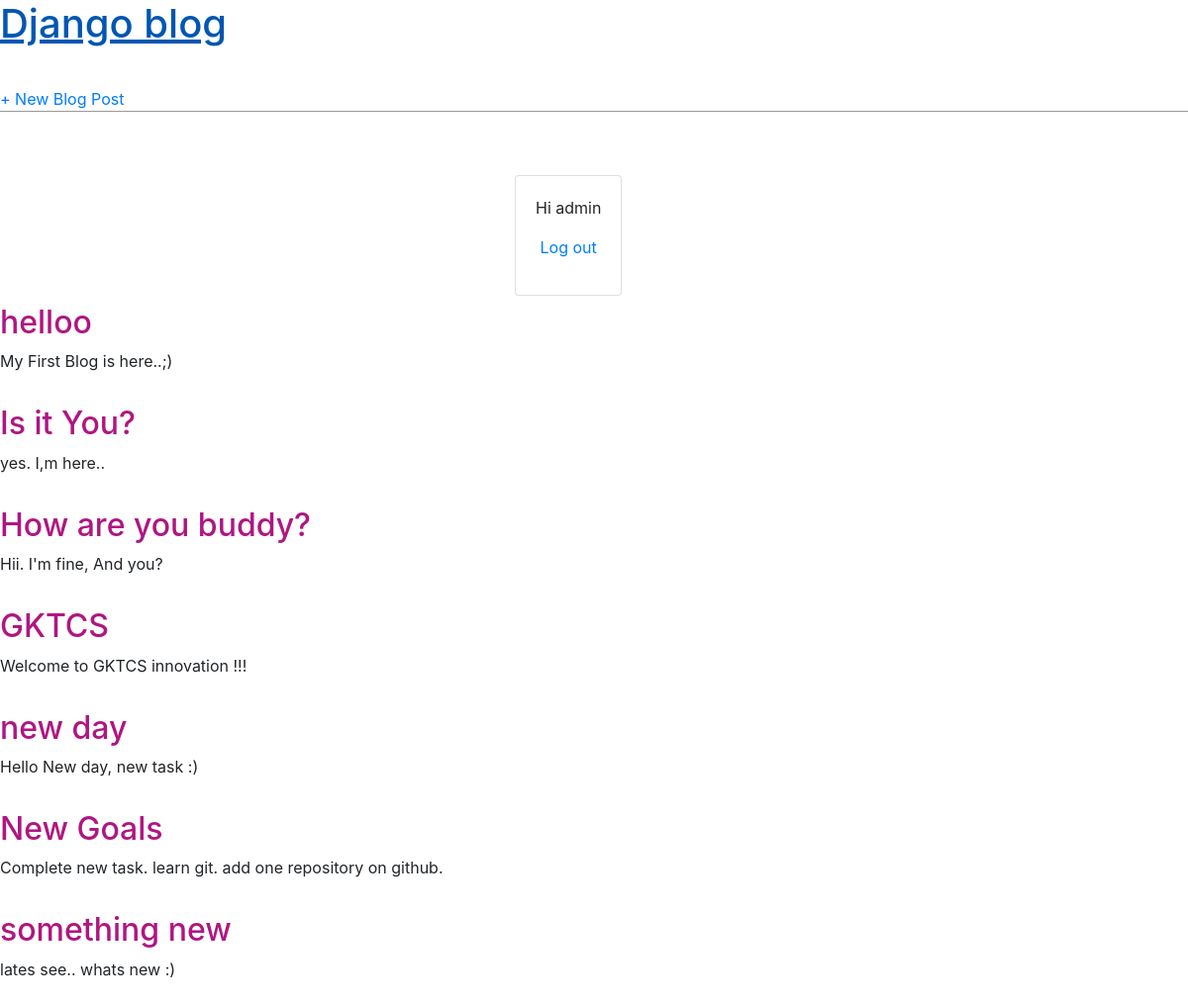
The app's page / (signed in) with its own data.
### blog/models.py (models this page shows, shortened)
class Post(models.Model):
    title = models.CharField(max_length=200)
    author = models.ForeignKey(
        'auth.User',
        on_delete=models.CASCADE,
    )
    body = models.TextField()

### blog/views.py (the view)
# urls.py: path('', BlogListView.as_view(), name='home'),
class BlogListView(ListView):
    model = Post
    template_name = 'home.html'

### template/home.html
{% extends 'base.html' %}
{% block content %}
{% if user.is_authenticated %}
{% for post in object_list %}
    <div class="post-entry">
        <h2><a href="{% url 'post_detail' post.pk %}">{{ post.title }}</a></h2>
        <p>{{ post.body }}</p>
    </div>
    {% endfor %}
{% else %}
    <p><h2> No Blogs Available..</h2></p>
{% endif %}
{% endblock content %}

### template/base.html (shortened to what this page needs)
{% load static %}
<html>
    <head>
        <link href="{% static 'css/base.css' %}" rel="stylesheet">
    </head>
    <body>
        <div>
            <header>
                <div class="nav-left">
                    <h1><a href="{% url 'home' %}">Django blog</a></h1>
                </div>
                <div class="nav-right">
                    <a href="{% url 'post_new' %}">+ New Blog Post</a>
                </div>
            </header>
            {% if user.is_authenticated %}
            <div class=" container ">
                <div class="row">
                    <div class="col-md-2 m-auto nav-right">
                        <div class="card text-center">
                            <div class="card-body">
                                <p>Hi {{ user.username }}</p>
                                <p><a href="{% url 'logout' %}">Log out</a></p>
                            </div>
                        </div>
                    </div>
                </div>
            </div>
            {% endif %}
            {% block content %}
            {% endblock content %}
        </div>
        <link rel="stylesheet" href="https://maxcdn.bootstrapcdn.com/bootstrap/4.4.1/css/bootstrap.min.css">
    </body>
</html>

### static/css/base.css (style rules this page uses)
header h1 a { color: rgb(192, 207, 56); }
body { font-family: 'Source Sans Pro', sans-serif; font-size: px; }
header { border-bottom: 1px solid #999; margin-bottom: 2rem; display: flex; }
header h1 a { color: rgb(131, 39, 123); text-decoration: none; }
.nav-left { margin-right: auto; }
.nav-right { display: flex; padding-top: 2rem; }
.post-entry { margin-bottom: 2rem; }
.post-entry h2 { margin: 0.5rem 0 ; }
.post-entry h2 a, .post-entry h2 a:visited { color: rgb(175, 22, 129); text-decoration: none; }
.post-entry p { margin: 0; font-weight: 400; }

### records on screen
Post: title "helloo", body "My First Blog is here..;)"
Post: title "Is it You?", body "yes. I,m here.."
Post: title "How are you buddy?", body "Hii. I'm fine, And you?"
Post: title "GKTCS", body "Welcome to GKTCS innovation !!!"
Post: title "new day", body "Hello New day, new task :)"
Post: title "New Goals", body "Complete new task. learn git. add one repository on github."
Post: title "something new", body "lates see.. whats new :)"

### other values on screen
{{ user.username }} "admin"
